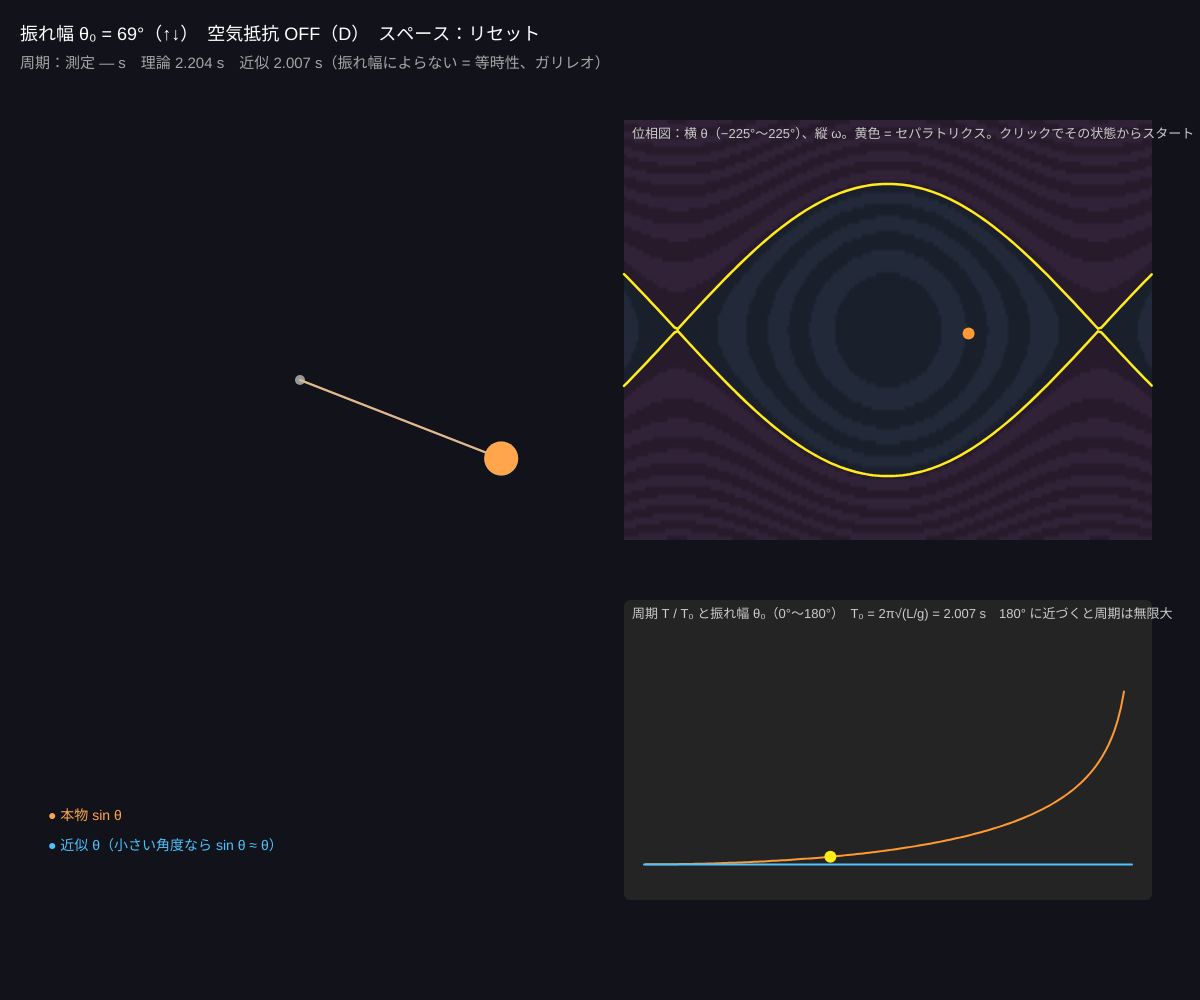
Frame 1 (no input)
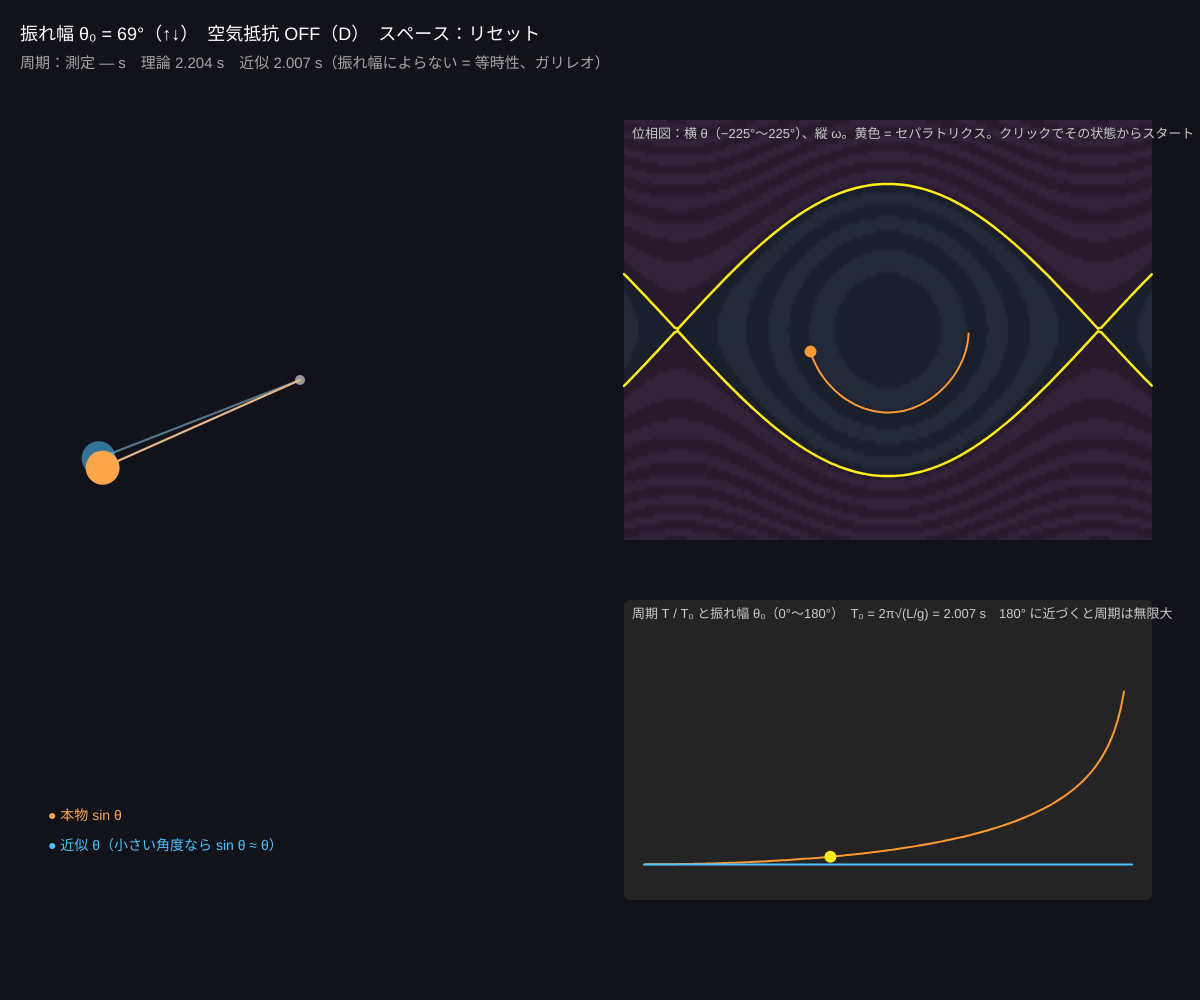
Frame 60 (no input)
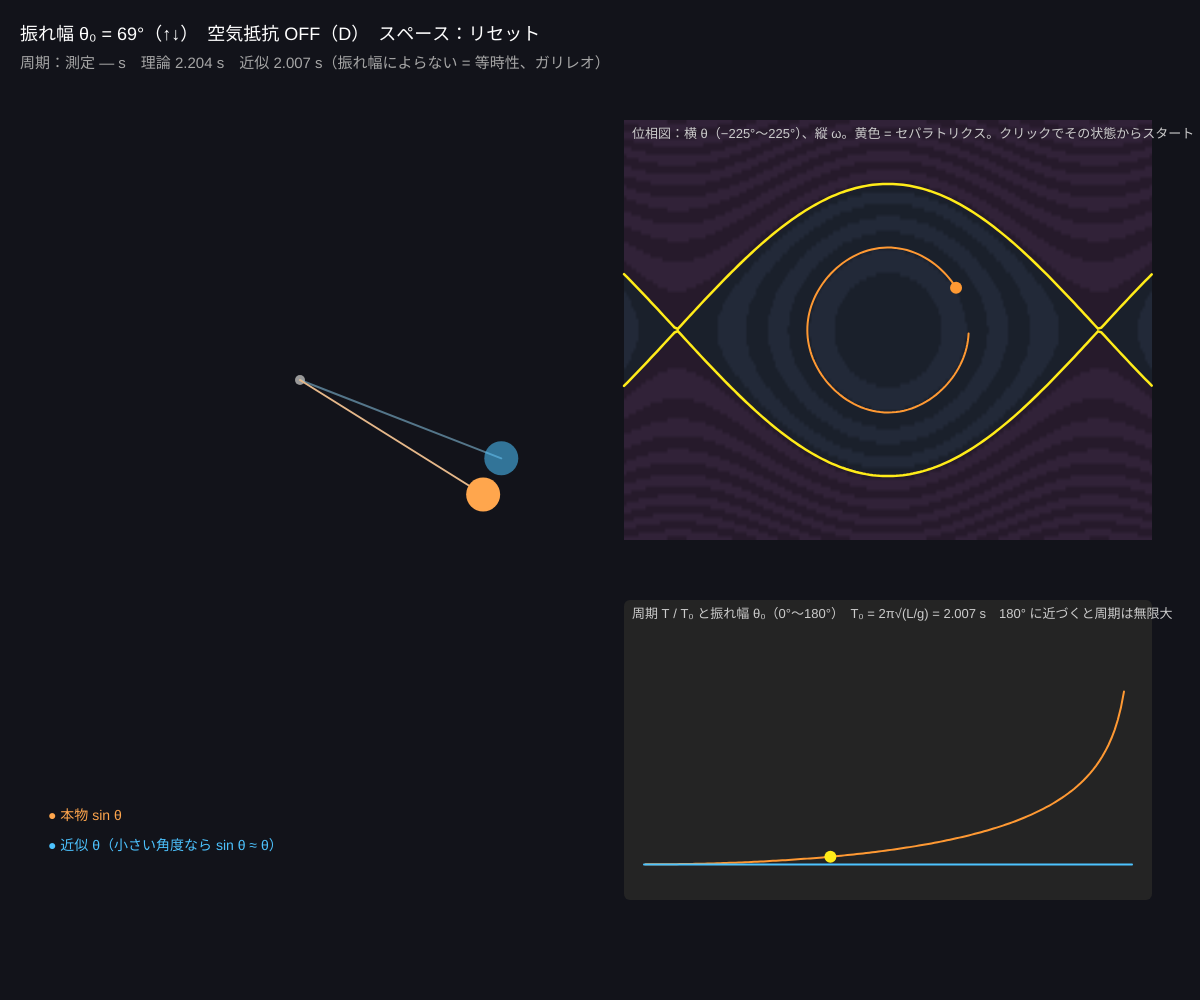
Frame 120 (the mouse pressed at the canvas centre since frame 60)

The p5.js sketch that drew these frames (run headless with seeded random() and noise() and a simulated clock; from frame 60 on, the mouse is pressed at the canvas centre):

// p5.js sketch
// ── sketch.js
// ============================================
// 06 単振り子と非線形性
// 本物の振り子 θ'' = −(g/L) sin θ と、小さい角度の近似 θ'' = −(g/L) θ を並べて比べる
//   振れ幅が大きいと周期が長くなる。右上は位相図（θ, ω）、太い線がセパラトリクス（揺れると回るの境目）
// ↑↓ = 振れ幅 / 位相図をクリック = その状態からスタート / D = 空気抵抗 / スペース = リセット
// ============================================

let g = 9.8, Lm = 1.0;     // ★ 重力加速度 [m/s²] と ひもの長さ [m]
let amp = 1.2;             // ★ 最初の振れ幅 [rad]
let damping = false;
let gamma = 0.15;          // ★ 空気抵抗の強さ
let th, om, thL, omL;      // 本物（非線形）と近似（線形）
let trail = [], phaseBG;
let tSim = 0, lastCross = NaN, measuredT = NaN, prevOm = 0;

function setup() {
  createCanvas(windowWidth, windowHeight);
  colorMode(HSB, 360, 100, 100, 100);
  makePhaseBG();
  reset(amp, 0);
}
function reset(a, w) { th = a; om = w; thL = a; omL = w; trail = []; tSim = 0; lastCross = NaN; measuredT = NaN; prevOm = w; }

// ★ 運動方程式（非線形と線形）
function f(t, w, linear) {
  let a = linear ? -(g / Lm) * t : -(g / Lm) * sin(t);
  if (damping) a -= gamma * w;
  return a;
}
function rk4(t, w, h, linear) {
  let k1t = w, k1w = f(t, w, linear);
  let k2t = w + k1w * h / 2, k2w = f(t + k1t * h / 2, w + k1w * h / 2, linear);
  let k3t = w + k2w * h / 2, k3w = f(t + k2t * h / 2, w + k2w * h / 2, linear);
  let k4t = w + k3w * h, k4w = f(t + k3t * h, w + k3w * h, linear);
  return [t + h / 6 * (k1t + 2 * k2t + 2 * k3t + k4t), w + h / 6 * (k1w + 2 * k2w + 2 * k3w + k4w)];
}

// 周期の理論値：T = T₀ / AGM(1, cos(θ₀/2))（算術幾何平均を使うと楕円積分が速く計算できる）
function periodRatio(a) {
  let x = 1, y = cos(a / 2);
  if (y <= 1e-6) return 99;
  for (let i = 0; i < 20; i++) { let nx = (x + y) / 2; y = sqrt(x * y); x = nx; }
  return 1 / x;
}

// 位相図の背景：エネルギー E = ω²/2 − (g/L) cos θ の等高線を色の帯で
let PH = { x: 0, y: 0, w: 0, h: 0, tmax: Math.PI * 1.25, wmax: 9 };
function makePhaseBG() {
  PH = { x: width * 0.52, y: height * 0.12, w: width * 0.44, h: height * 0.42, tmax: PI * 1.25, wmax: 9 };
  phaseBG = createGraphics(220, 110);
  phaseBG.colorMode(HSB, 360, 100, 100, 100); phaseBG.noStroke();
  let Es = 2 * g / Lm;
  for (let i = 0; i < 220; i++) for (let j = 0; j < 110; j++) {
    let t = map(i, 0, 219, -PH.tmax, PH.tmax), w = map(j, 0, 109, PH.wmax, -PH.wmax);
    let E = 0.5 * w * w + (g / Lm) * (1 - cos(t));
    let band = floor(E / 3) % 2;
    phaseBG.fill(E < Es ? 220 : 280, 40, band ? 22 : 17); phaseBG.rect(i, j, 1, 1);
  }
}
function phX(t) { return map(t, -PH.tmax, PH.tmax, PH.x, PH.x + PH.w); }
function phY(w) { return map(w, -PH.wmax, PH.wmax, PH.y + PH.h, PH.y); }

function draw() {
  background(230, 30, 10);
  let sub = 10, h = 1 / 60 / sub;
  for (let k = 0; k < sub; k++) {
    [th, om] = rk4(th, om, h, false);
    [thL, omL] = rk4(thL, omL, h, true);
    tSim += h;
    // 周期を測る：ω が + から − に変わった瞬間（右端）の間隔
    if (prevOm > 0 && om <= 0) { if (isFinite(lastCross)) measuredT = tSim - lastCross; lastCross = tSim; }
    prevOm = om;
  }
  om = constrain(om, -50, 50); omL = constrain(omL, -50, 50);
  trail.push([th, om]); if (trail.length > 400) trail.shift();

  // ---- 振り子 2 つ
  let px = width * 0.25, py = height * 0.38, Lp = min(height * 0.36, width * 0.18);
  noStroke(); fill(0, 0, 60); circle(px, py, 10);
  let drawBob = (a, hue, al) => {
    let bx = px + Lp * sin(a), by = py + Lp * cos(a);
    stroke(hue, 40, 90, al); strokeWeight(2); line(px, py, bx, by);
    noStroke(); fill(hue, 70, 100, al); circle(bx, by, 34);
  };
  drawBob(thL, 200, 55);
  drawBob(th, 30, 100);
  noStroke(); textSize(14);
  fill(30, 70, 100); text('● 本物 sin θ', width * 0.04, height * 0.82);
  fill(200, 70, 100); text('● 近似 θ（小さい角度なら sin θ ≈ θ）', width * 0.04, height * 0.85);

  // ---- 位相図
  image(phaseBG, PH.x, PH.y, PH.w, PH.h);
  // セパラトリクス ω = ±2√(g/L) cos(θ/2)
  stroke(55, 90, 100); strokeWeight(2.5); noFill();
  for (let sgn of [1, -1]) { beginShape(); for (let t = -PH.tmax; t <= PH.tmax; t += 0.05) vertex(phX(t), phY(sgn * 2 * sqrt(g / Lm) * abs(cos(t / 2)))); endShape(); }
  stroke(30, 80, 100); strokeWeight(2);
  let prevT = NaN;
  beginShape();
  for (let q of trail) {
    let t = ((q[0] + PI) % TWO_PI + TWO_PI) % TWO_PI - PI;   // −π〜π に折りたたむ
    if (abs(t - prevT) > PI) { endShape(); beginShape(); }
    vertex(phX(t), phY(constrain(q[1], -PH.wmax, PH.wmax))); prevT = t;
  }
  endShape();
  let tw = ((th + PI) % TWO_PI + TWO_PI) % TWO_PI - PI;
  noStroke(); fill(30, 80, 100); circle(phX(tw), phY(constrain(om, -PH.wmax, PH.wmax)), 12);
  fill(0, 0, 80); textSize(13); text('位相図：横 θ（−225°〜225°）、縦 ω。黄色 = セパラトリクス。クリックでその状態からスタート', PH.x + 8, PH.y + 18);

  // ---- 振れ幅と周期のグラフ
  let gx = PH.x, gy = height * 0.6, gw = PH.w, gh = height * 0.3;
  noStroke(); fill(0, 0, 14); rect(gx, gy, gw, gh, 6);
  let T0 = TWO_PI * sqrt(Lm / g);
  stroke(30, 80, 100); strokeWeight(2); noFill();
  beginShape(); for (let a = 0.01; a < 3.1; a += 0.02) vertex(map(a, 0, PI, gx + 20, gx + gw - 20), map(min(periodRatio(a), 4), 0.8, 4, gy + gh - 20, gy + 30)); endShape();
  stroke(200, 70, 100); line(gx + 20, map(1, 0.8, 4, gy + gh - 20, gy + 30), gx + gw - 20, map(1, 0.8, 4, gy + gh - 20, gy + 30));
  let a0 = abs(amp);
  noStroke(); fill(55, 90, 100); circle(map(a0, 0, PI, gx + 20, gx + gw - 20), map(min(periodRatio(a0), 4), 0.8, 4, gy + gh - 20, gy + 30), 12);
  fill(0, 0, 80); textSize(13);
  text('周期 T / T₀ と振れ幅 θ₀（0°〜180°）　T₀ = 2π√(L/g) = ' + nf(T0, 1, 3) + ' s　180° に近づくと周期は無限大', gx + 8, gy + 18);

  noStroke(); fill(0, 0, 100); textSize(18);
  text('振れ幅 θ₀ = ' + nf(degrees(amp), 1, 0) + '°（↑↓）　空気抵抗 ' + (damping ? 'ON' : 'OFF') + '（D）　スペース：リセット', 20, 40);
  fill(0, 0, 65); textSize(15);
  text('周期：測定 ' + (isFinite(measuredT) ? nf(measuredT, 1, 3) : '—') + ' s　理論 ' + nf(T0 * periodRatio(a0), 1, 3) + ' s　近似 ' + nf(T0, 1, 3) + ' s（振れ幅によらない = 等時性、ガリレオ）', 20, 68);
}

function mousePressed() {
  if (mouseX > PH.x && mouseX < PH.x + PH.w && mouseY > PH.y && mouseY < PH.y + PH.h) {
    let t = map(mouseX, PH.x, PH.x + PH.w, -PH.tmax, PH.tmax), w = map(mouseY, PH.y + PH.h, PH.y, -PH.wmax, PH.wmax);
    amp = constrain(t, -PI, PI); reset(t, w);
  }
}
function keyPressed() {
  if (key === UP_ARROW) { amp = min(amp + radians(10), radians(179)); reset(amp, 0); }
  if (key === DOWN_ARROW) { amp = max(amp - radians(10), radians(5)); reset(amp, 0); }
  if (key === 'd' || key === 'D') damping = !damping;
  if (key === ' ') reset(amp, 0);
}

// ---------- やってみよう ----------
// 1. 振れ幅 10° では 2 つの振り子はほぼ同じ。90° では？ 170° では？ どのくらいでずれ始める？
// 2. 位相図でセパラトリクスの外側をクリック → 振り子はぐるぐる回り続ける
// 3. セパラトリクスのすぐ内側をクリック → 真上でしばらく止まりそうになる（周期がとても長い）
// 4. D で空気抵抗を入れると、位相図の点は渦を巻いて (0, 0) に吸い込まれる
